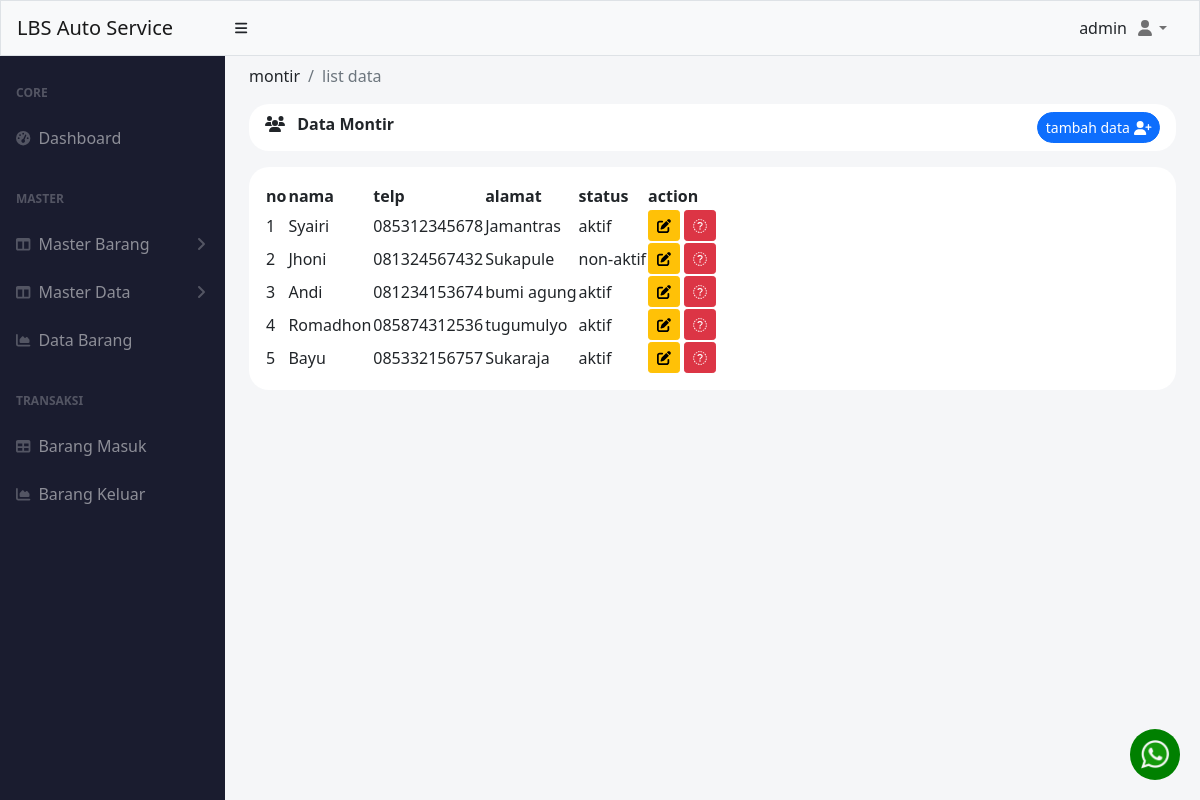
The app's page /index.php?menu=montir (signed in) with its own data.
### tables this page shows
CREATE TABLE `montir` (
  `id` int(11) NOT NULL,
  `nama` varchar(50) NOT NULL,
  `telp` char(20) NOT NULL,
  `alamat` varchar(255) NOT NULL,
  `status` enum('aktif','non-aktif') NOT NULL
);

### pages/master_data/montir/index.php (the view, shortened to what this page needs)
<?php
include './koneksi.php';
$query = mysqli_query($conn, "SELECT * FROM montir");
?>
<div class="container-fluid px-4 ">
    <ol class="breadcrumb pt-2">
        <li class="breadcrumb-item ">montir</li>
        <li class="breadcrumb-item active">list data</li>
    </ol>
    <div class="mb-4">
        <div class="card-header clearfix mb-3" style="border-radius: 20px ;background-color: white; border:0px;">
            <i class="fa-solid fa-users"></i>
            <span class="ms-2 fw-bolder"> Data Montir</span>
            <?php if($varSession['hak_akses'] =='admin'): ?>
            <a href="index.php?montir=add" class="btn btn-sm btn-primary float-end rounded-pill ">
                tambah data <i class="fa-solid fa-user-plus"></i>
            </a>
            <?php endif; ?>
        </div>
        <div class="p-3  bg-white " style="border-radius: 20px; ">
            <table id="datatablesSimple" style="border-color: white;">
                <thead class="">
                    <tr>
                        <th>no</th>
                        <th>nama</th>
                        <th>telp</th>
                        <th>alamat</th>
                        <th>status</th>
                        <?php if($varSession['hak_akses'] =='admin'): ?>
                        <th>action</th>
                        <?php endif; ?>
                    </tr>
                </thead>
                <tbody>
                    <?php
                    $i = 1;
                    while ($data = mysqli_fetch_assoc($query)) :
                    ?>
                        <tr>
                            <td><?= $i++ ?></td>
                            <td><?= $data['nama'] ?></td>
                            <td><?= $data['telp'] ?></td>
                            <td><?= $data['alamat'] ?></td>
                            <td><?= $data['status'] ?></td>
                            <?php if($varSession['hak_akses'] =='admin'): ?>
                                <td class="text-center">
                                <a href="index.php?montir=update&id=<?= $data['id']; ?>" class="btn btn-sm btn-warning">
                                    <i class="fa-solid fa-pen-to-square"></i>
                                </a>
                                <a href="index.php?montir=delete&id=<?= $data['id']; ?>" onclick="confirmDelete(event)" class="btn btn-sm btn-danger" id="delete-alert">
                                    <i class="fa-sharp fa-solid fa-trash"></i>
                                </a>
                            </td>
                            <?php endif; ?>
                        </tr>
                    <?php
                    endwhile;
                    ?>
                </tbody>
            </table>
        </div>
    </div>
</div>

### records on screen
montir: nama "Syairi", telp "085312345678", alamat "Jamantras", status "aktif"
montir: nama "Jhoni", telp "081324567432", alamat "Sukapule", status "non-aktif"
montir: nama "Andi", telp "081234153674", alamat "bumi agung", status "aktif"
montir: nama "Romadhon", telp "085874312536", alamat "tugumulyo", status "aktif"
montir: nama "Bayu", telp "085332156757", alamat "Sukaraja", status "aktif"

### other values on screen
$varSession['username'] "admin"
